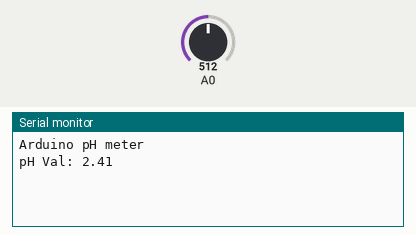
This sketch was run on a simulated Arduino Uno, built with avr-gcc and run on an emulated ATmega328P. Parts: the last lines printed to the serial monitor. The test bench sets the inputs (shaded band); at power-on: A0 = 512.

Above: at 1.2 s.
1.3 s: A0 set to 716
At 2.4 s:
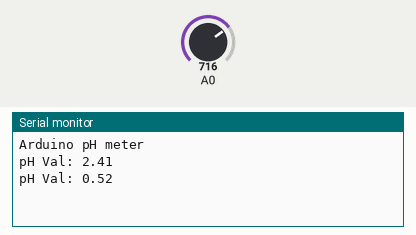
2.8 s: A0 set to 900
At 3.5 s:
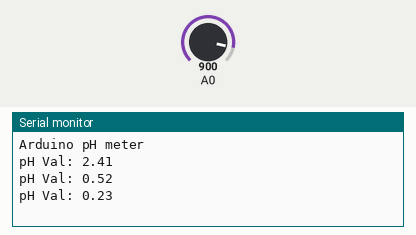
Timing chart, 0 to 5.8 s (numbered marks = the images above; inputs shaded):
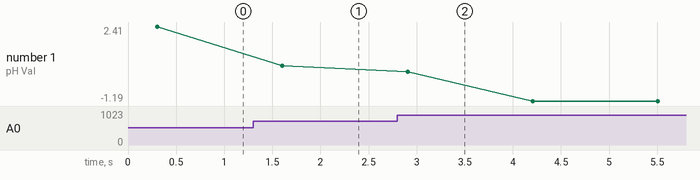

Measured:
- after the input at 1.3 s, the serial monitor: prints a new line after 0.30 s (image 1)
- after the input at 2.8 s, the serial monitor: prints a new line after 0.11 s (image 2)
- plotted number 1: 2.41 → 0.52 after the input at 1.3 s, 0.52 → -1.19 after the input at 2.8 s

The sketch:

ph_sensor_test_1.ino
```cpp
// Arduino pH meter code

// Import the necessary libraries
#include <Arduino.h>
#include <math.h>

// Define the calibration value
float calibration_value = 21.5;

// Define the buffer array
int buffer_arr[10];

// Define the average value
unsigned long int avgval;

// Define the pH value
float ph_act;

// Setup function
void setup() {
  // Initialize the serial port
  Serial.begin(115200);

  // Print a welcome message
  Serial.println("Arduino pH meter");
}

// Loop function
void loop() {
  // Read the analog input from A1
  for (int i = 0; i < 10; i++) {
    buffer_arr[i] = analogRead(A0);
    delay(30);
  }

  // Sort the readings
  for (int i = 0; i < 9; i++) {
    for (int j = i + 1; j < 10; j++) {
      if (buffer_arr[i] > buffer_arr[j]) {
        int temp = buffer_arr[i];
        buffer_arr[i] = buffer_arr[j];
        buffer_arr[j] = temp;
      }
    }
  }

  // Calculate the average reading
  avgval = 0;
  for (int i = 2; i < 8; i++) {
    avgval += buffer_arr[i];
  }

  // Calculate the pH value
  float volt = (float)avgval * 5.0 / 1023 / 6;
  ph_act = -5.70 * volt + calibration_value;

  // Print the pH value to the serial port
  Serial.print("pH Val: ");
  Serial.println(ph_act/3);

  // Delay for 1 second
  delay(1000);
}
```
